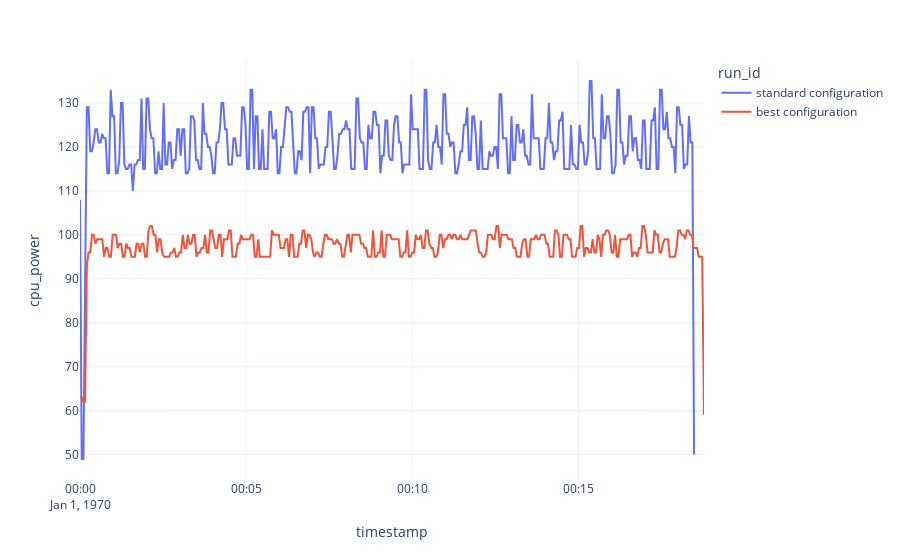

The notebook cell saved with this chart:
### Code cell
from io import StringIO
import pandas as pd
import plotly.express as px
import numpy as np
import plotly.graph_objects as go

# headers timestamp,run_id,current_power_draw,cpu_power,cpu_temp
df = pd.read_csv(StringIO(power_data))
df['timestamp'] = pd.to_datetime(df['timestamp'])

# make both runs start at 1970-01-01 and add the time delta from from the first timestamp in the run to the first timestamp in the data
for run_id in df['run_id'].unique():
  first_timestamp = df[df['run_id'] == run_id]['timestamp'].iloc[0]
  df.loc[df['run_id'] == run_id, 'timestamp'] = df.loc[df['run_id'] == run_id, 'timestamp'] - first_timestamp + pd.to_datetime('1970-01-01')

# rename run 402 to standard configuration
df.loc[df['run_id'] == 402, 'run_id'] = 'standard configuration'
# rename run 437 to best configuration
df.loc[df['run_id'] == 437, 'run_id'] = 'best configuration'







# make line plot of run 437 and 402 in light mode
fig = px.line(df, x=df['timestamp'], y=df['cpu_power'], color=df['run_id'], template='plotly_white')

# write to html file
fig.write_html('presentation.html')
fig.show()

### Figure 1 — Plotly figure (JSON) as saved in the notebook; plotly's stock layout.template omitted (floating-point values rounded to 4 significant figures; data arrays with more than 128 entries replaced by an {"elided": "..."} marker saying what was removed)
{"data": [{"hovertemplate": "run_id=standard configuration<br>timestamp=%{x}<br>cpu_power=%{y}<extra></extra>", "legendgroup": "standard configuration", "line": {"color": "#636efa", "dash": "solid"}, "marker": {"symbol": "circle"}, "mode": "lines", "name": "standard configuration", "orientation": "v", "showlegend": true, "x": {"elided": "361 str values"}, "xaxis": "x", "y": {"elided": "361 int values"}, "yaxis": "y", "type": "scatter"}, {"hovertemplate": "run_id=best configuration<br>timestamp=%{x}<br>cpu_power=%{y}<extra></extra>", "legendgroup": "best configuration", "line": {"color": "#EF553B", "dash": "solid"}, "marker": {"symbol": "circle"}, "mode": "lines", "name": "best configuration", "orientation": "v", "showlegend": true, "x": {"elided": "365 str values"}, "xaxis": "x", "y": {"elided": "365 int values"}, "yaxis": "y", "type": "scatter"}], "layout": {"xaxis": {"anchor": "y", "domain": [0.0, 1.0], "title": {"text": "timestamp"}}, "yaxis": {"anchor": "x", "domain": [0.0, 1.0], "title": {"text": "cpu_power"}}, "legend": {"title": {"text": "run_id"}, "tracegroupgap": 0}, "margin": {"t": 60}}}
